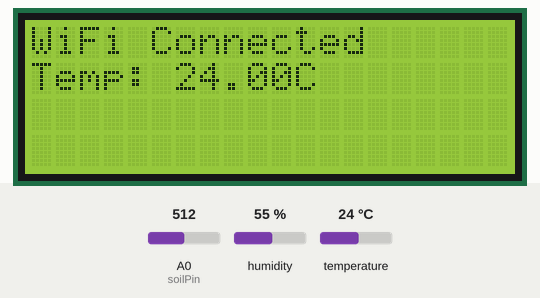
The sketch below on a simulated ESP8266 (NodeMCU). On the bench: 20×4 character LCD. Inputs (shaded band) come from the test bench; at power-on: A0 (soilPin) = 512, humidity 55 %, temperature 24 °C. WiFi joins after 1.5 s; servers stay silent unless stated; EEPROM starts erased; what the sketch prints to the serial monitor is not drawn.

Above: at 2.8 s.
2.9 s: A0 (soilPin) set to 910
At 8.5 s:
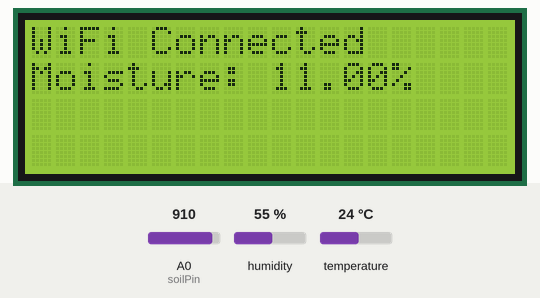
11.9 s: A0 (soilPin) set to 939
At 16.7 s:
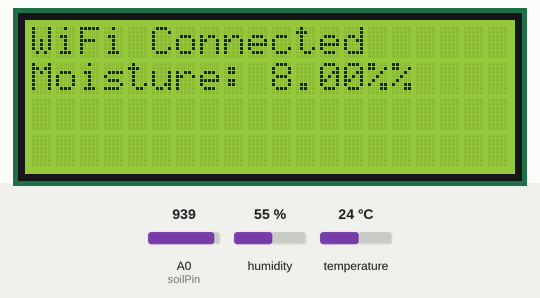
20.9 s: humidity set to 22 %
At 26.7 s:
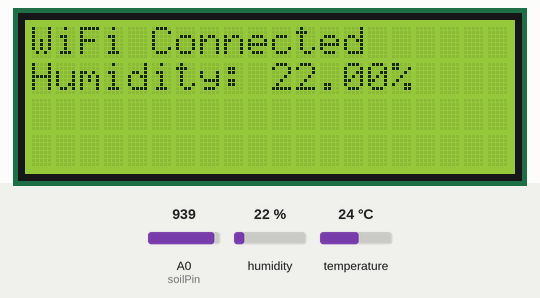
28.5 s: temperature set to 12 °C
At 29.2 s:
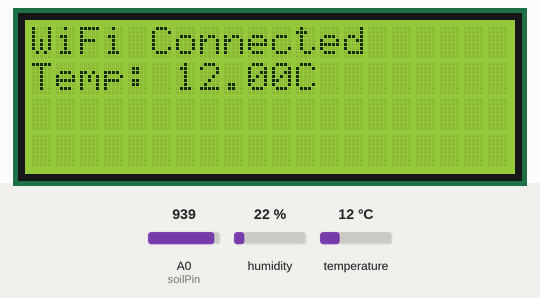
33.2 s: humidity set to 40 %
At 38.2 s:
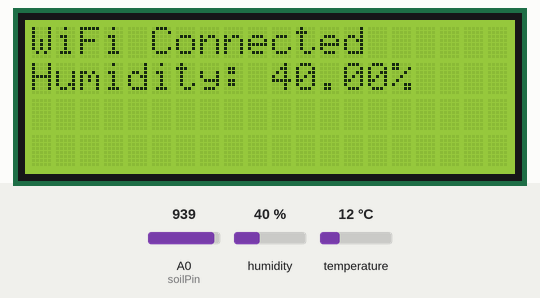
40.0 s: A0 (soilPin) set to 900
At 43.2 s:
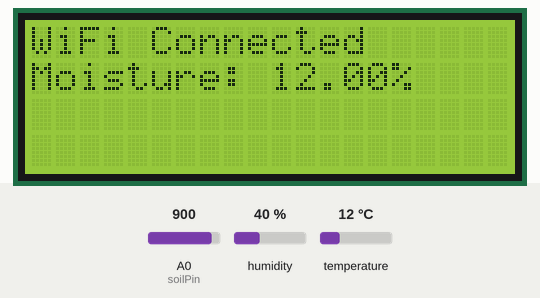
Timing chart, 0 to 44.7 s (numbered marks = the images above; inputs shaded):
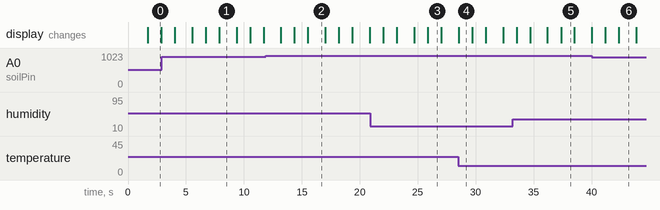

Measured:
- the behaviour switches between 925 and 926 on A0 (soilPin) (found by bisection; images 1 and 2)
- after the input at 11.9 s, the display: first differs from a run without the input after 3.6 s (image 2)
- after the input at 40.0 s, the display: first differs from a run without the input after 2.4 s (image 6)
- what the display in image 0 shows lasts 1.2 s, from 1.7 s to 2.9 s
- what the display in image 1 shows lasts 1.5 s, from 7.9 s to 9.4 s

The sketch:

audrino.ino
```cpp
#include <ESP8266WiFi.h>
#include <FirebaseArduino.h>
#include <ESP8266WebServer.h> // Add this line
#include "DHT.h"
#include <Wire.h>
#include <LiquidCrystal_I2C.h>
#include <EEPROM.h> // Add this line

#define FIREBASE_HOST "realtime-iot-3315a-default-rtdb.asia-southeast1.firebasedatabase.app"
#define DHTPIN D3
#define DHTTYPE DHT11
#define EEPROM_SIZE 100 // Size of EEPROM to store WiFi credentials
#define MAX_WIFI_CONNECT_ATTEMPTS 20 // Maximum number of attempts to connect to WiFi

DHT dht(DHTPIN, DHTTYPE);

const int soilPin = A0; // GPIO pin for soil moisture sensor
const int MAX_READINGS = 5; // Maximum number of moisture readings to store per month
float moistureReadings[MAX_READINGS]; // Array to store moisture readings

// LCD parameters
const int LCD_COLS = 20;
const int LCD_ROWS = 4;
LiquidCrystal_I2C lcd(0x27, LCD_COLS, LCD_ROWS);

String ssid = ""; // Variable to store WiFi SSID
String password = ""; // Variable to store WiFi password

ESP8266WebServer server(80);

// HTML form for WiFi configuration
const char* configPage = R"(
<!DOCTYPE html>
<html>
<head>
  <meta charset="UTF-8">
  <meta name="viewport" content="width=device-width, initial-scale=1.0">
  <title>WiFi Configuration</title>
  <style>
    body {
      background-color: #f3f4f6;
      font-family: Arial, sans-serif;
    }
    .container {
      max-width: 400px;
      margin: 0 auto;
      padding-top: 20px;
    }
    .form-group {
      margin-bottom: 15px;
    }
    label {
      display: block;
      font-weight: bold;
    }
    input[type="text"],
    input[type="password"] {
      width: 100%;
      padding: 8px;
      border: 1px solid #ccc;
      border-radius: 4px;
    }
    input[type="submit"] {
      background-color: #007bff;
      color: #fff;
      border: none;
      padding: 10px 20px;
      border-radius: 4px;
      cursor: pointer;
    }
    input[type="submit"]:hover {
      background-color: #0056b3;
    }
  </style>
</head>
<body>
  <div class="container">
    <h2>WiFi Configuration</h2>
    <form action="/config" method="post">
      <div class="form-group">
        <label for="ssid">WiFi SSID:</label>
        <input type="text" id="ssid" name="ssid">
      </div>
      <div class="form-group">
        <label for="password">Password:</label>
        <input type="password" id="password" name="password">
      </div>
      <div class="form-group">
        <input type="submit" value="Submit">
      </div>
    </form>
  </div>
</body>
</html>
)";


void handleRoot() {
  server.send(200, "text/html", configPage);
}

void handleConfig() {
  String newSsid = server.arg("ssid");
  String newPassword = server.arg("password");

  ssid = newSsid;
  password = newPassword;

  // Store WiFi credentials in EEPROM
  for (int i = 0; i < ssid.length(); ++i) {
    EEPROM.write(i, ssid[i]);
  }
  EEPROM.write(ssid.length(), '\0');
  for (int i = 0; i < password.length(); ++i) {
    EEPROM.write(ssid.length() + 1 + i, password[i]);
  }
  EEPROM.write(ssid.length() + 1 + password.length(), '\0');
  EEPROM.commit();

  Serial.println("Configuration successful!");
  server.send(200, "text/plain", "Configuration successful!");
}

void setup() {
  Serial.begin(115200);
  dht.begin();
  lcd.init();
  lcd.backlight();
  lcd.setCursor(0, 0);
  lcd.print("Initializing...");

  // Read WiFi credentials from EEPROM
  String storedSsid = "";
  String storedPassword = "";
  for (int i = 0; i < EEPROM_SIZE; ++i) {
    char c = EEPROM.read(i);
    if (c == '\0') {
      if (storedSsid.length() == 0) {
        storedSsid = storedPassword;
      } else {
        storedPassword = "";
      }
    } else {
      if (storedSsid.length() == 0) {
        storedSsid += c;
      } else {
        storedPassword += c;
      }
    }
  }
  ssid = storedSsid;
  password = storedPassword;

  // Create access point to serve configuration web page
  WiFi.softAP("ESP8266AP");
  IPAddress ip = WiFi.softAPIP();
  Serial.print("AP IP address: ");
  Serial.println(ip);

  // Initialize Firebase
  Firebase.begin(FIREBASE_HOST);

  // Display access point IP on LCD
  lcd.clear();
  lcd.print("AP IP: ");
  lcd.setCursor(0, 1);
  lcd.print(ip);

  // Attempt to connect to WiFi using stored credentials
  Serial.println("Attempting to connect to WiFi...");
  Serial.println("SSID: " + ssid);
  Serial.println("Password: " + password);
  WiFi.begin(ssid.c_str(), password.c_str());
  int attempts = 0;
  while (WiFi.status() != WL_CONNECTED && attempts < MAX_WIFI_CONNECT_ATTEMPTS) {
    delay(500);
    Serial.print(".");
    attempts++;
  }

  if (WiFi.status() == WL_CONNECTED) {
    Serial.println("");
    Serial.println("WiFi connected");
    Serial.print("IP address: ");
    Serial.println(WiFi.localIP());

    // Display WiFi status on LCD
    lcd.clear();
    lcd.print("Connected to WiFi");
    lcd.setCursor(0, 1);
    lcd.print("IP: ");
    lcd.print(WiFi.localIP());
  } else {
    Serial.println("");
    Serial.println("Failed to connect to WiFi");
    Serial.println("Starting in AP mode for configuration");
  }

  // Handle HTTP requests
  server.on("/", HTTP_GET, handleRoot);
  server.on("/config", HTTP_POST, handleConfig);
  server.begin();
}

void loop() {
  server.handleClient();

  // Proceed with sensor readings and Firebase updates
  float h = dht.readHumidity();
  float t = dht.readTemperature(); // Reading temperature in Celsius
  int moistureValue = analogRead(soilPin);
  float moisturePercentage = map(moistureValue, 0, 1023, 100, 0); // Map analog value to percentage

  // Display sensor readings on LCD line by line
  lcd.clear();
  lcd.setCursor(0, 0);
  WiFi.begin(ssid.c_str(), password.c_str());
  if (WiFi.status() == WL_CONNECTED) {
    lcd.print("WiFi Connected");
  } else {
    lcd.print("WiFi Disconnected");
  }

  lcd.setCursor(0, 1);
  lcd.print("Temp: ");
  lcd.print(t);
  lcd.print("C");
  Firebase.setFloat("SoilMoisture", moisturePercentage);

  delay(1000); // Delay before printing the next line

  lcd.setCursor(0, 1);
  lcd.print("Humidity: ");
  lcd.print(h);
  lcd.print("%");
  Firebase.setFloat("SoilMoisture", moisturePercentage);

  delay(1000); // Delay before printing the next line

  lcd.setCursor(0, 1);
  lcd.print("Moisture: ");
  lcd.print(moisturePercentage);
  lcd.print("%");

  // Update Firebase with temperature, humidity, and soil moisture data
  Firebase.setFloat("Temperature", t);
  Firebase.setFloat("Humidity", h);
  Firebase.setFloat("SoilMoisture", moisturePercentage);

  delay(1000); // Delay before printing the next line
}
```
